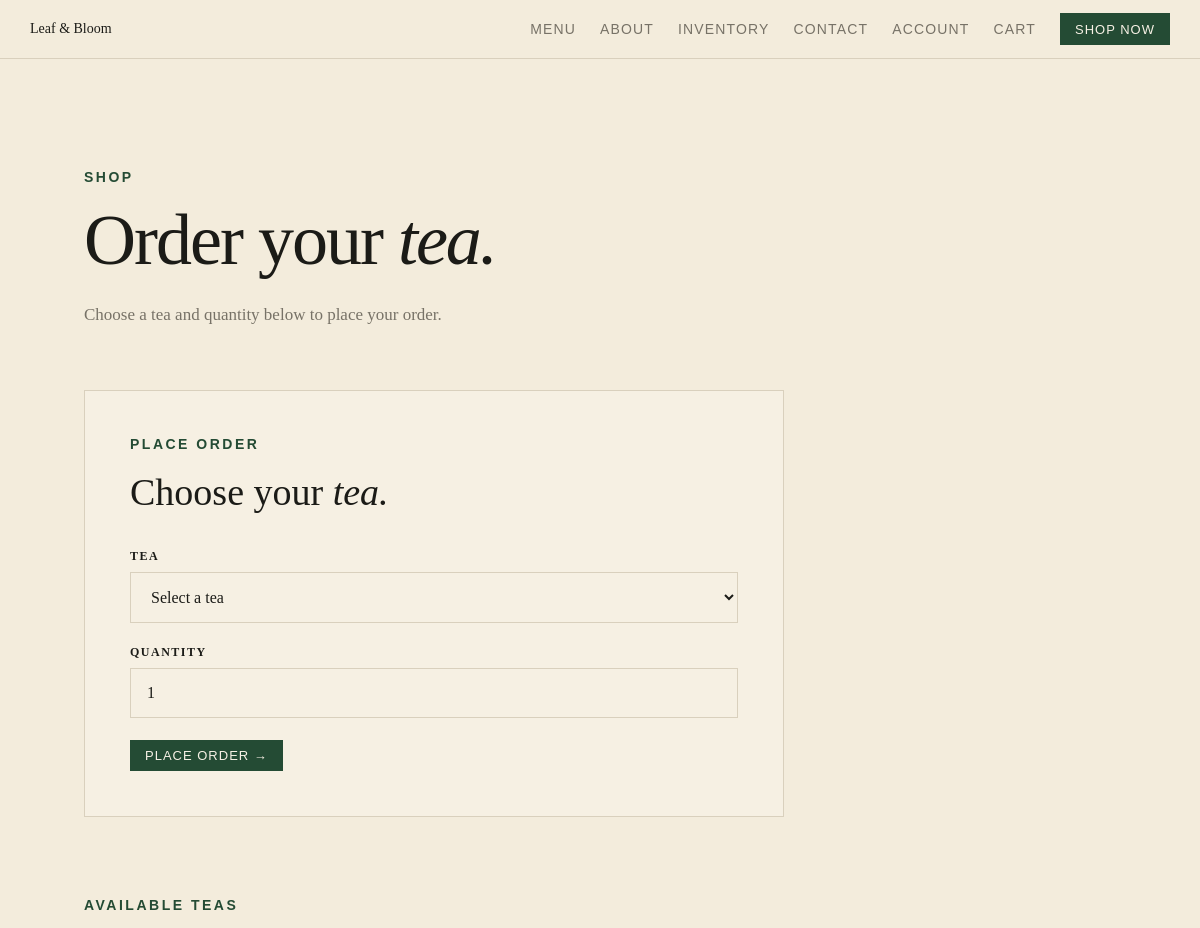
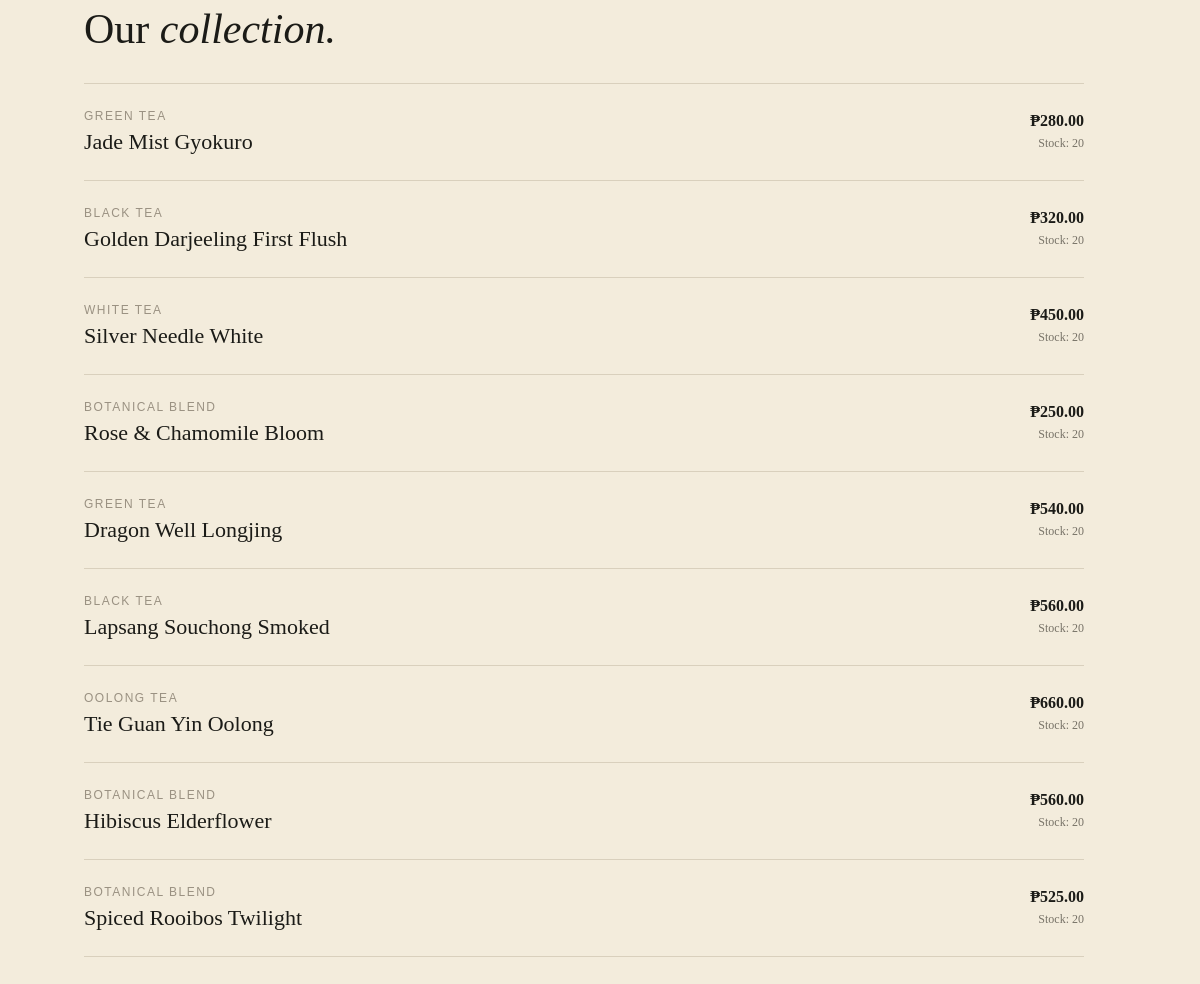
Page /order.php (signed in) on the committed database (2 pictures, top to bottom).
### tables this page shows
CREATE TABLE `inventory` (
  `inventory_id` int(10) UNSIGNED NOT NULL,
  `product_id` int(11) NOT NULL,
  `quantity` int(11) NOT NULL DEFAULT 0,
  `updated_at` timestamp NOT NULL DEFAULT current_timestamp() ON UPDATE current_timestamp()
);

CREATE TABLE `products` (
  `product_id` int(11) NOT NULL,
  `category_id` int(11) UNSIGNED NOT NULL,
  `name` varchar(150) NOT NULL,
  `tea_type` varchar(100) NOT NULL,
  `price` decimal(10,2) NOT NULL,
  `description` text NOT NULL,
  `image` varchar(255) NOT NULL
);

### order.php (the view, shortened to what this page needs)
<?php
require_once 'includes/db.php';
$stmt = $pdo->query("
    SELECT
        products.product_id,
        products.name,
        products.tea_type,
        products.price,
        products.description,
        inventory.quantity
    FROM products
    INNER JOIN inventory
        ON products.product_id = inventory.product_id
    ORDER BY products.product_id
");
$products = $stmt->fetchAll(PDO::FETCH_ASSOC);
?>
<!DOCTYPE html>
<html lang="en">
<head>
    <link rel="stylesheet"
          href="assets/css/style.css">
</head>
<body>
<?php include 'includes/navbar.php'; ?>
<main>
<section class="order-section">
    <div class="order-heading">
        <p class="section-label">
            SHOP
        </p>
        <h1>
            Order your <em>tea.</em>
        </h1>
        <p>
            Choose a tea and quantity below to
            place your order.
        </p>
    </div>
    <div class="order-card">
        <p class="section-label">
            PLACE ORDER
        </p>
        <h2>
            Choose your <em>tea.</em>
        </h2>
        <form method="POST"
              action="order.php">
            <label for="product">
                Tea
            </label>
            <select
                id="product"
                name="product_id"
                required
            >
                <option value="">
                    Select a tea
                </option>
            </select>
            <label for="quantity">
                Quantity
            </label>
            <input
                type="number"
                id="quantity"
                name="quantity"
                min="1"
                value="1"
                required
            >
            <button
                type="submit"
                name="place_order"
                class="primary-button">
                Place Order →
            </button>
        </form>
    </div>
    <div class="order-products">
        <p class="section-label">
            AVAILABLE TEAS
        </p>
        <h2>
            Our <em>collection.</em>
        </h2>
        <div class="order-product-list">
            <?php foreach ($products as $product): ?>
                <div class="order-product">
                    <div>
                        <p class="tea-type">
                            <?= htmlspecialchars(
                                $product['tea_type']
                            ) ?>
                        </p>
                        <h3>
                            <?= htmlspecialchars(
                                $product['name']
                            ) ?>
                        </h3>
                    </div>
                    <div class="order-product-price">
                        <strong>
                            ₱<?= number_format(
                                $product['price'],
                                2
                            ) ?>
                        </strong>
                        <span>
                            Stock:
                            <?= (int) $product['quantity'] ?>
                        </span>
                    </div>
                </div>
            <?php endforeach; ?>
        </div>
    </div>
</section>
</main>
</body>
</html>

### assets/css/style.css (style rules this page uses)
:root { --cream: #f3ecdc; --dark: #1b1b17; --green: #244b34; --muted: #777267; --border: #d9d0bd; }
* { box-sizing: border-box; }
html { scroll-behavior: smooth; }
body { margin: 0; background: var(--cream); color: var(--dark); }
.primary-button { display: inline-flex; align-items: center; justify-content: center; min-height: 31px; padding: 0 15px; background: var(--green); color: #f7f1e5; text-decoration: none; font-family: Arial, sans-serif; font-size: 7px; font-weight: 500; text-transform: uppercase; letter-spacing: 1px; }
.section-label { margin: 0 0 13px; color: #8d735f; font-family: Arial, sans-serif; font-size: 7px; text-transform: uppercase; letter-spacing: 2px; }
.tea-type { margin: 0 0 6px; color: #9a9182; font-family: Arial, sans-serif; font-size: 6px; text-transform: uppercase; letter-spacing: 1.5px; }
.section-label { margin-bottom: 20px; font-size: 12px; letter-spacing: 2px; text-transform: uppercase; color: var(--green); font-weight: 600; }
.primary-button, .secondary-button { font-size: 13px; }
.section-label { font-size: 14px; letter-spacing: 2.5px; }
.tea-type { font-size: 12px; letter-spacing: 1.5px; }
.order-section { padding: 110px 7% 130px; background: var(--cream); min-height: 75vh; }
.order-heading { max-width: 760px; margin-bottom: 60px; }
.order-heading h1 { margin: 10px 0 24px; font-size: clamp(50px, 6vw, 78px); line-height: 0.98; font-weight: 400; letter-spacing: -2px; }
.order-heading h1 em { font-family: Georgia, serif; font-weight: 400; }
.order-heading > p:last-child { max-width: 600px; font-size: 17px; line-height: 1.8; color: var(--muted); }
.order-card { max-width: 700px; margin-bottom: 80px; padding: 45px; border: 1px solid var(--border); background: rgba(255, 255, 255, 0.2); }
.order-card h2 { margin: 12px 0 35px; font-size: 38px; line-height: 1.1; font-weight: 400; }
.order-card h2 em { font-family: Georgia, serif; font-weight: 400; }
.order-card form { display: flex; flex-direction: column; }
.order-card label { margin-bottom: 8px; font-size: 12px; font-weight: 600; letter-spacing: 1.5px; text-transform: uppercase; }
.order-card select, .order-card input { width: 100%; margin-bottom: 22px; padding: 15px 16px; border: 1px solid var(--border); background: transparent; color: var(--text); font-family: inherit; font-size: 16px; outline: none; box-sizing: border-box; }
.order-card .primary-button { width: fit-content; border: none; cursor: pointer; }
.order-products { max-width: 1000px; }
.order-products h2 { margin: 12px 0 30px; font-size: 42px; font-weight: 400; }
.order-products h2 em { font-family: Georgia, serif; font-weight: 400; }
.order-product-list { border-top: 1px solid var(--border); }
.order-product { display: flex; justify-content: space-between; align-items: center; gap: 30px; padding: 25px 0; border-bottom: 1px solid var(--border); }
.order-product h3 { margin: 6px 0 0; font-size: 22px; font-weight: 500; }
.order-product .tea-type { margin: 0; }
.order-product-price { display: flex; flex-direction: column; align-items: flex-end; gap: 6px; }
.order-product-price strong { font-size: 16px; }
.order-product-price span { font-size: 12px; color: var(--muted); }

### rows in the picture
inventory: product.tea_type "GREEN TEA", product.name "Jade Mist Gyokuro", product.price "280.00", quantity "20"
inventory: product.tea_type "BLACK TEA", product.name "Golden Darjeeling First Flush", product.price "320.00", quantity "20"
inventory: product.tea_type "WHITE TEA", product.name "Silver Needle White", product.price "450.00", quantity "20"
inventory: product.tea_type "BOTANICAL BLEND", product.name "Rose & Chamomile Bloom", product.price "250.00", quantity "20"
inventory: product.tea_type "GREEN TEA", product.name "Dragon Well Longjing", product.price "540.00", quantity "20"
inventory: product.tea_type "BLACK TEA", product.name "Lapsang Souchong Smoked", product.price "560.00", quantity "20"
inventory: product.tea_type "OOLONG TEA", product.name "Tie Guan Yin Oolong", product.price "660.00", quantity "20"
inventory: product.tea_type "BOTANICAL BLEND", product.name "Hibiscus Elderflower", product.price "560.00", quantity "20"
inventory: product.tea_type "BOTANICAL BLEND", product.name "Spiced Rooibos Twilight", product.price "525.00", quantity "20"
